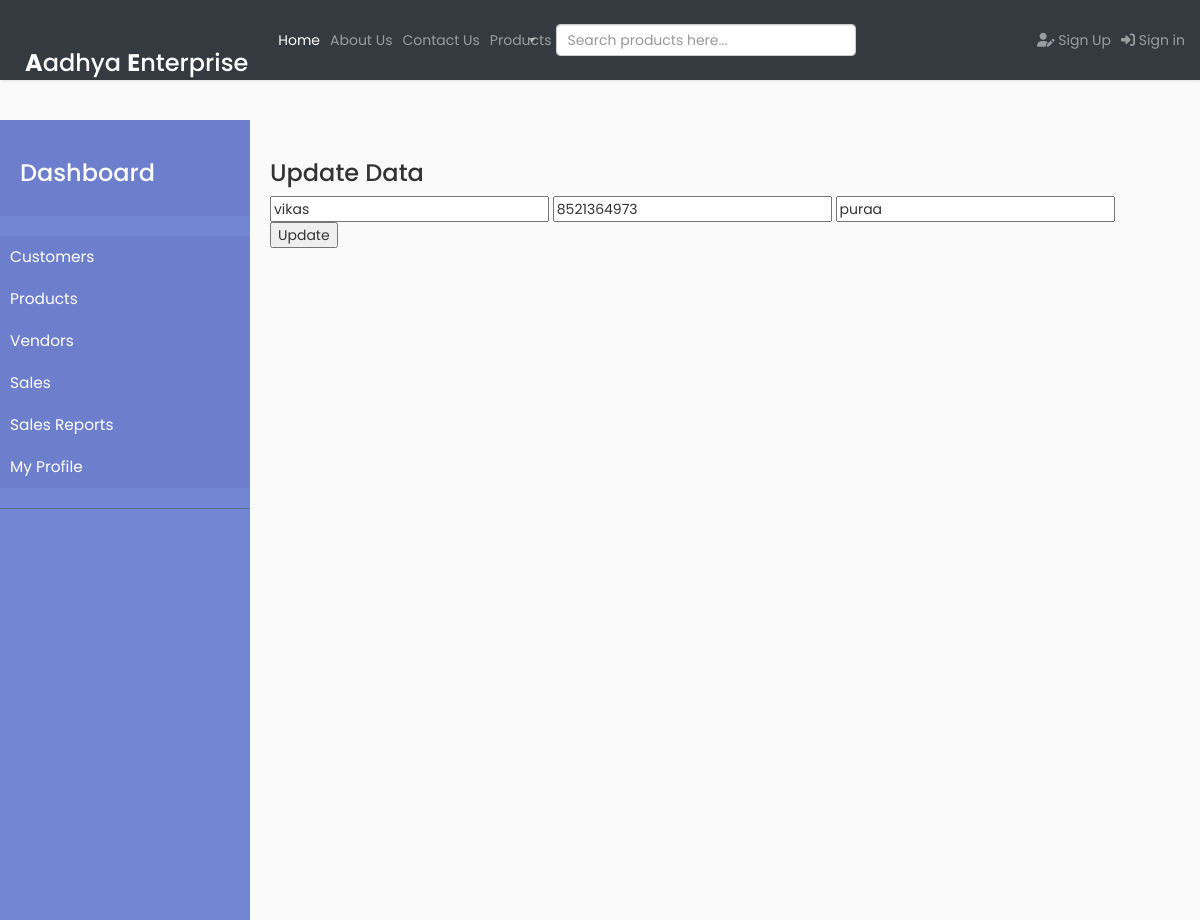
/AdminUserEdit.php?Id=12, run on the app's committed database.
### tables this page shows
CREATE TABLE `users` (
  `UserId` int(10) NOT NULL,
  `UserEmail` varchar(50) NOT NULL,
  `UserPassword` varchar(50) NOT NULL,
  `UserFirstName` varchar(50) NOT NULL,
  `UserLastName` varchar(50) NOT NULL,
  `UserAddress` varchar(100) NOT NULL,
  `UserAddress2` varchar(100) DEFAULT NULL,
  `UserCity` varchar(30) DEFAULT NULL,
  `UserState` varchar(30) DEFAULT NULL,
  `UserZip` varchar(6) DEFAULT NULL,
  `UserCountry` varchar(20) DEFAULT NULL,
  `UserPhone` varchar(255) NOT NULL,
  `UserEmailVerified` varchar(255) DEFAULT NULL,
  `UserPaymentMethod` varchar(255) NOT NULL,
  `UserRegistrationDate` timestamp NULL DEFAULT NULL,
  `UserIP` varchar(50) DEFAULT NULL,
  `UserType` varchar(10) DEFAULT NULL,
  `UserVerificationCode` varchar(255) DEFAULT NULL
);

### AdminUserEdit.php (the view, shortened to what this page needs)
<?php include('header1.php');?>
</head>
<body>
<?php
include "conn.php";
$Id = $_GET['Id'];
$query = mysqli_query($conn,"select * from users where UserID='$Id'");
$row = mysqli_fetch_array($query);
?>
<h3>Update Data</h3>
<form method="POST">
  <input type="text" name="FullName" value="<?php echo $row['UserFirstName'] ?>">
  <input type="text" name="PhoneNumber" value="<?php echo $row['UserPhone'] ?>">
  <input type="text" name="add" value="<?php echo $row['UserAddress'] ?>">
  <input type="submit" name="Update" value="Update">
</form>

### style2.css (style rules this page uses)
body { font-family: 'Poppins', sans-serif; background: #fafafa; }

### data on the page
users: FullName "vikas", PhoneNumber "8521364973", add "puraa"
